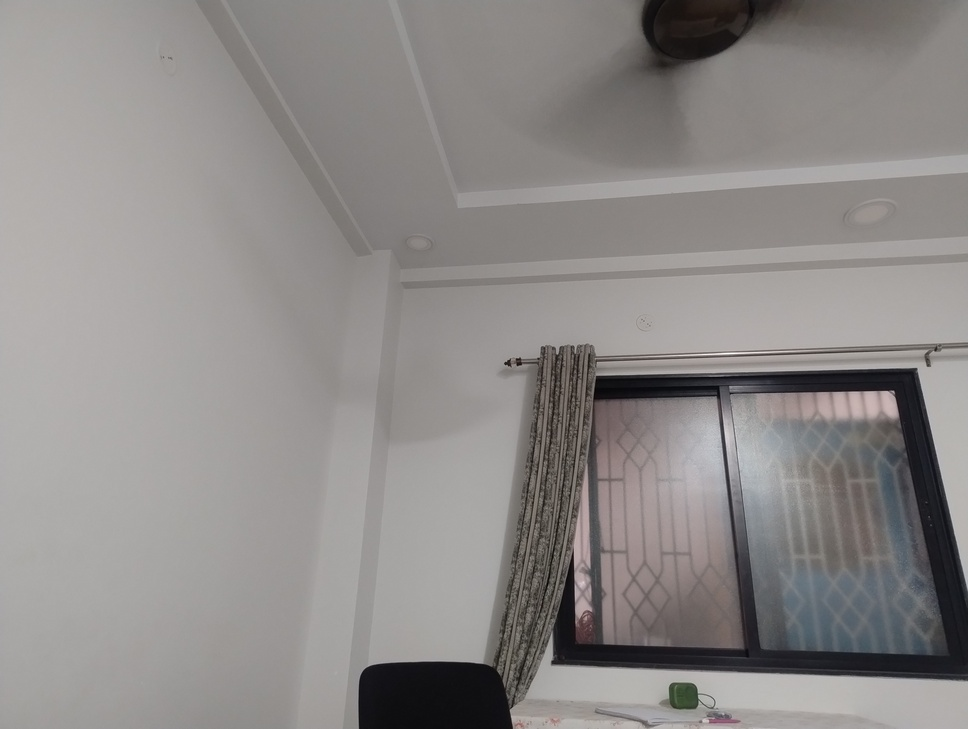
#> input picture image1.jpg, 968 x 729 px, shrunk from 4080 x 3072 before the run
$ jupyter execute HarrisCornerDetection.ipynb   (shell and % lines are left out)
#> lines starting #> are read from the running program, lines starting #| are printed output that depends on the picture; after the words box and inside, x2 and y2 are one past the last pixel; in counts of white or black regions, pixels touching at a corner belong together
[cell 1]
import cv2
import numpy as np
import matplotlib.pyplot as plt

# Load image in grayscale
img = cv2.imread('image1.jpg')
#> img is the input picture: shape (729, 968, 3); mean B, G, R 136.6, 138.2, 141.6
gray = cv2.cvtColor(img, cv2.COLOR_BGR2GRAY)

gray = np.float32(gray)

dst = cv2.cornerHarris(gray, blockSize=2, ksize=3, k=0.04)
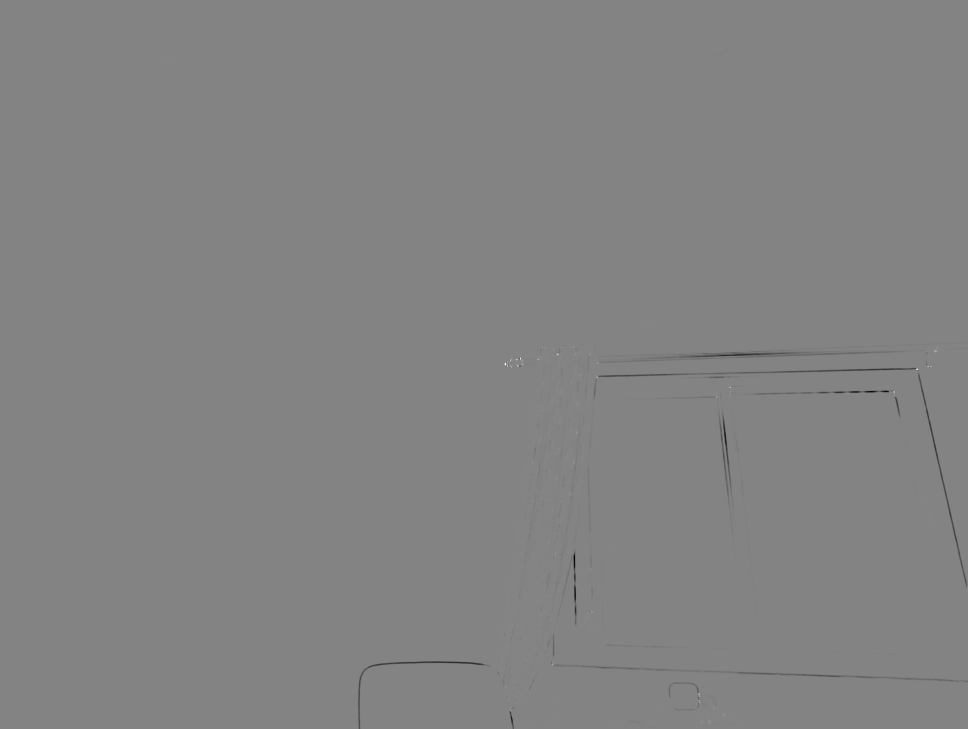
#> dst: shape (729, 968) float32; min -15256796, max 14244693, mean -28013.9; drawn with min black and max white

dst = cv2.dilate(dst, None)
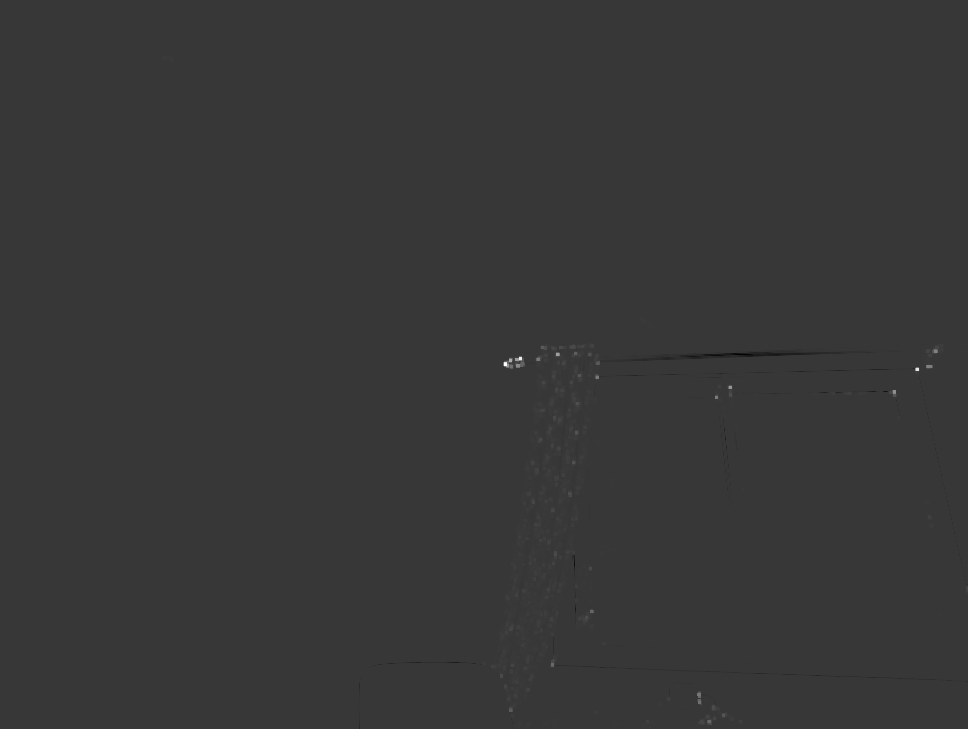
#> dst: shape (729, 968) float32; min -3985144, max 14244693, mean 4226.5; drawn with min black and max white
threshold = 0.01 * dst.max()
#> threshold = 142446.9
img_corners = img.copy()
img_corners[dst > threshold] = [0, 255, 255]  # Mark corners in red
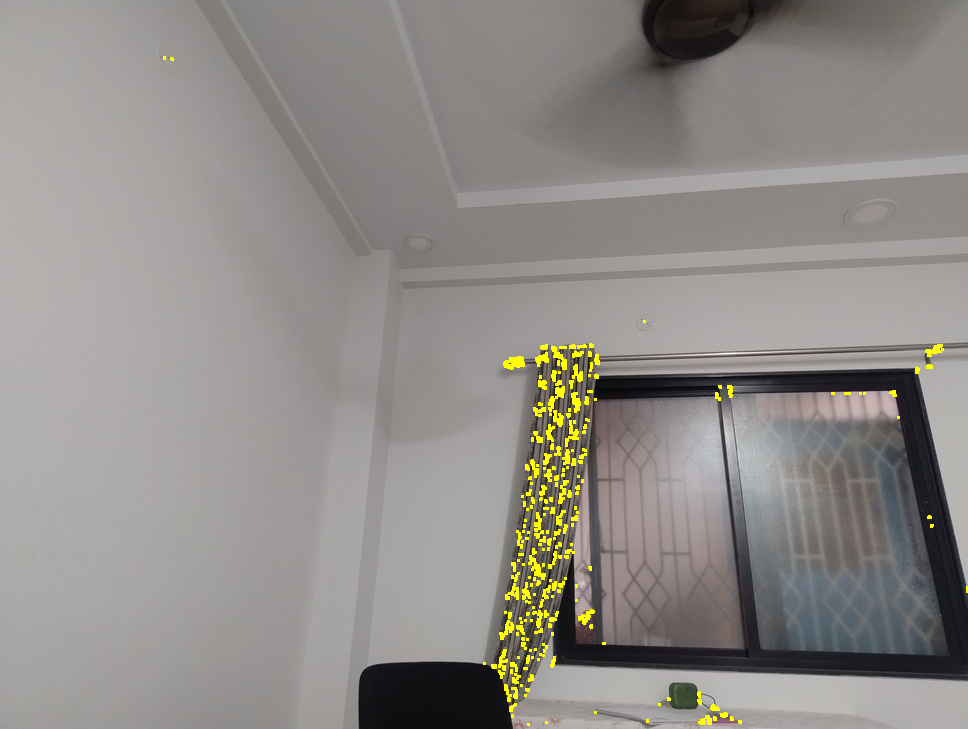
#> img_corners: shape (729, 968, 3); 1.04% of pixels changed, all inside (x1, y1, x2, y2) = (163, 56, 968, 726)

plt.figure(figsize=(10, 8))
plt.imshow(cv2.cvtColor(img_corners, cv2.COLOR_BGR2RGB))
plt.title("Harris Corner Detection")
plt.axis("off")
plt.show()

$ run again, with image2.jpg copied over image1.jpg
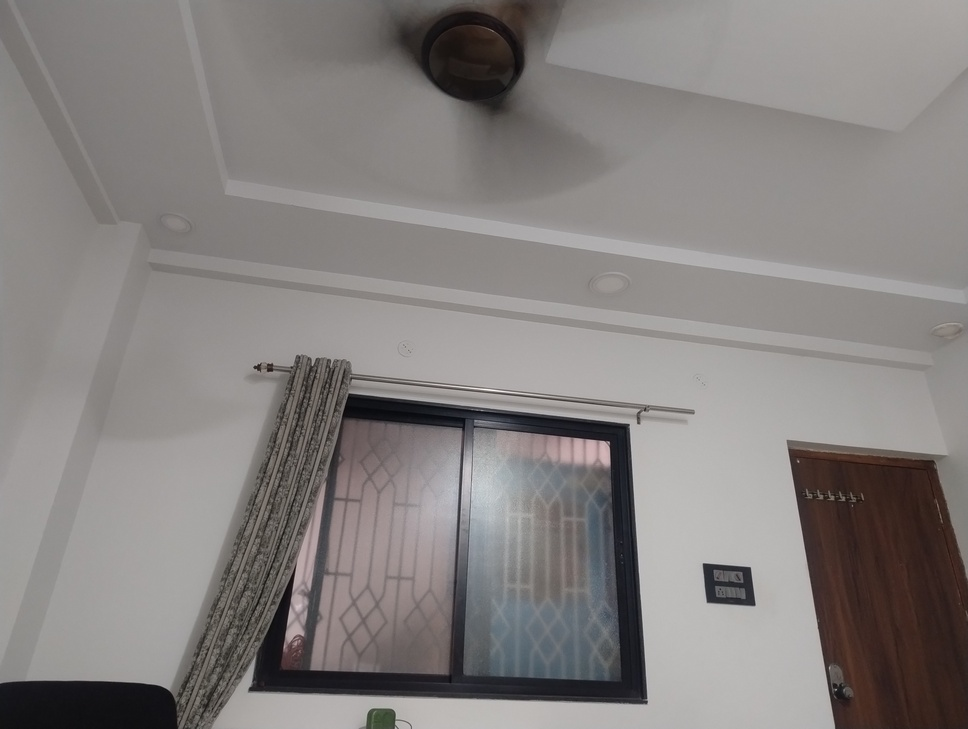
#> input picture image2.jpg, 968 x 729 px, shrunk from 4080 x 3072 before the run
#> img is the input picture: shape (729, 968, 3); mean B, G, R 127.5, 129.1, 133.4
#> `dst = cv2.dilate(dst, None)`:
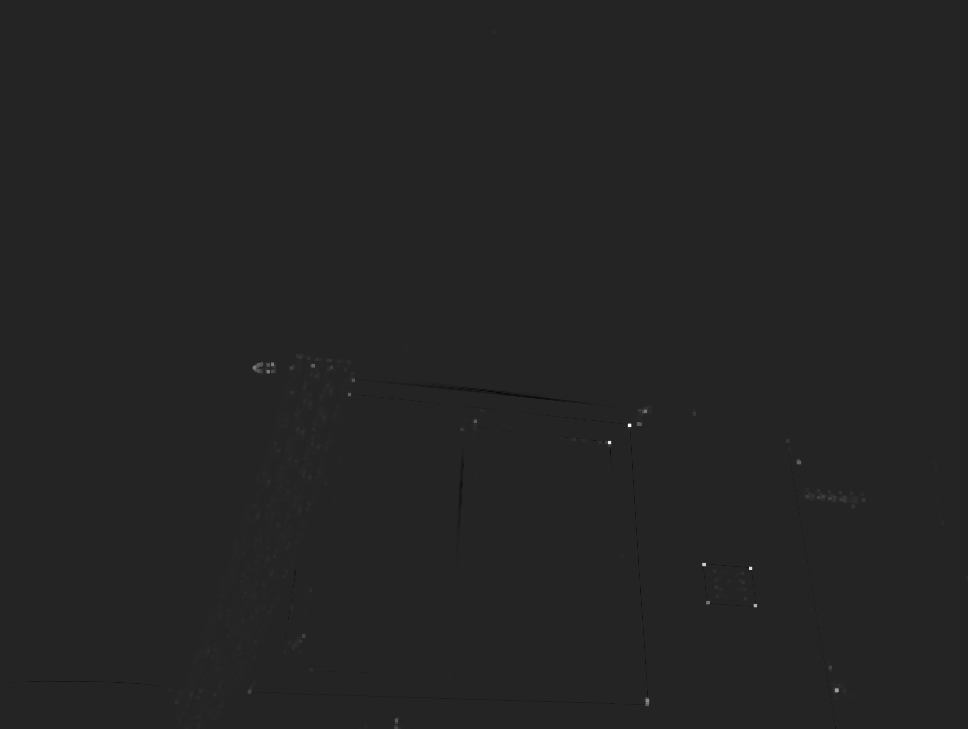
#> dst: shape (729, 968) float32; min -3265137.8, max 19338188, mean 5747.5; drawn with min black and max white
#> threshold = 193381.9
#> `img_corners[dst > threshold] = [0, 255, 255]`:
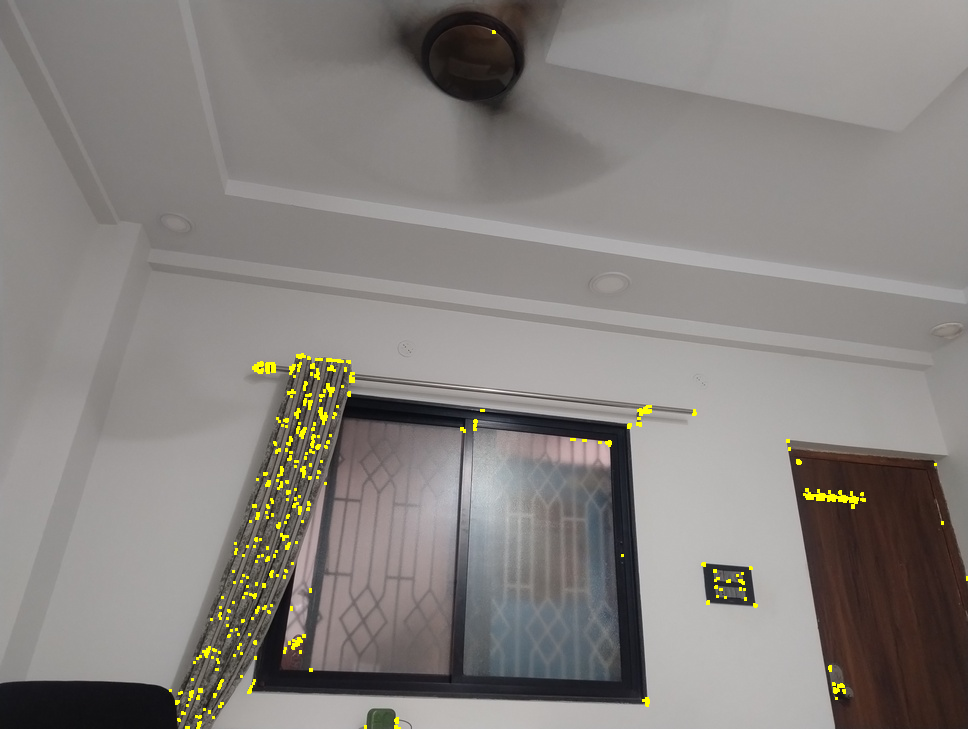
#> img_corners: shape (729, 968, 3); 0.76% of pixels changed, all inside (x1, y1, x2, y2) = (169, 30, 968, 729)
